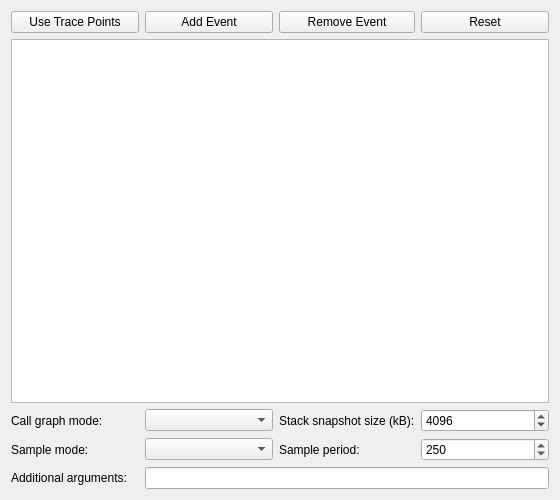
<?xml version="1.0" encoding="UTF-8"?>
<ui version="4.0">
 <class>PerfProfiler::Internal::PerfConfigWidget</class>
 <widget class="QWidget" name="PerfProfiler::Internal::PerfConfigWidget">
  <property name="geometry">
   <rect>
    <x>0</x>
    <y>0</y>
    <width>560</width>
    <height>500</height>
   </rect>
  </property>
  <layout class="QGridLayout" name="gridLayout">
   <item row="4" column="1">
    <widget class="QComboBox" name="sampleMode"/>
   </item>
   <item row="3" column="3">
    <widget class="QSpinBox" name="stackSize">
     <property name="maximum">
      <number>65536</number>
     </property>
     <property name="value">
      <number>4096</number>
     </property>
    </widget>
   </item>
   <item row="3" column="2">
    <widget class="QLabel" name="stackSizeLabel">
     <property name="text">
      <string>Stack snapshot size (kB):</string>
     </property>
    </widget>
   </item>
   <item row="4" column="0">
    <widget class="QLabel" name="sampleModeLabel">
     <property name="text">
      <string>Sample mode:</string>
     </property>
    </widget>
   </item>
   <item row="4" column="2">
    <widget class="QLabel" name="periodLabel">
     <property name="text">
      <string>Sample period:</string>
     </property>
    </widget>
   </item>
   <item row="3" column="0">
    <widget class="QLabel" name="callgraphLabel">
     <property name="text">
      <string>Call graph mode:</string>
     </property>
    </widget>
   </item>
   <item row="5" column="1" colspan="3">
    <widget class="QLineEdit" name="extraArguments"/>
   </item>
   <item row="3" column="1">
    <widget class="QComboBox" name="callgraphMode">
     <property name="sizePolicy">
      <sizepolicy hsizetype="Minimum" vsizetype="Fixed">
       <horstretch>0</horstretch>
       <verstretch>0</verstretch>
      </sizepolicy>
     </property>
    </widget>
   </item>
   <item row="5" column="0">
    <widget class="QLabel" name="extraArgumentsLabel">
     <property name="text">
      <string>Additional arguments:</string>
     </property>
    </widget>
   </item>
   <item row="4" column="3">
    <widget class="QSpinBox" name="period">
     <property name="maximum">
      <number>2147483647</number>
     </property>
     <property name="value">
      <number>250</number>
     </property>
    </widget>
   </item>
   <item row="2" column="0" colspan="4">
    <widget class="QTableView" name="eventsView">
     <property name="minimumSize">
      <size>
       <height>300</height>
      </size>
     </property>
     <property name="editTriggers">
      <set>QAbstractItemView::AllEditTriggers</set>
     </property>
     <property name="selectionMode">
      <enum>QAbstractItemView::SingleSelection</enum>
     </property>
     <property name="selectionBehavior">
      <enum>QAbstractItemView::SelectRows</enum>
     </property>
    </widget>
   </item>
   <item row="1" column="0">
    <widget class="QPushButton" name="useTracePointsButton">
     <property name="text">
      <string>Use Trace Points</string>
     </property>
    </widget>
   </item>
   <item row="1" column="1">
    <widget class="QPushButton" name="addEventButton">
     <property name="text">
      <string>Add Event</string>
     </property>
    </widget>
   </item>
   <item row="1" column="2">
    <widget class="QPushButton" name="removeEventButton">
     <property name="text">
      <string>Remove Event</string>
     </property>
    </widget>
   </item>
   <item row="1" column="3">
    <widget class="QPushButton" name="resetButton">
     <property name="text">
      <string>Reset</string>
     </property>
    </widget>
   </item>
  </layout>
 </widget>
 <resources/>
 <connections/>
</ui>
